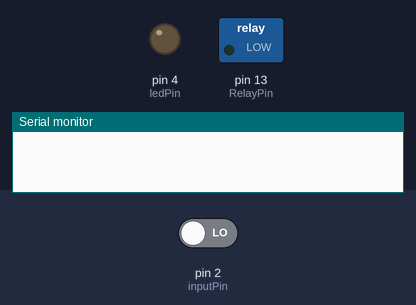
The sketch below on a simulated Arduino Uno, built with avr-gcc and run on an emulated ATmega328P. On the bench: switched loads named in the sketch (green lamp = pin HIGH), output pins drawn as LEDs (lit = HIGH), the last lines printed to the serial monitor. Inputs (shaded band) come from the test bench; at power-on: pin 2 (inputPin) LOW.

Above: at 1.2 s.
1.3 s: pin 2 (inputPin) driven HIGH
At 2.3 s:
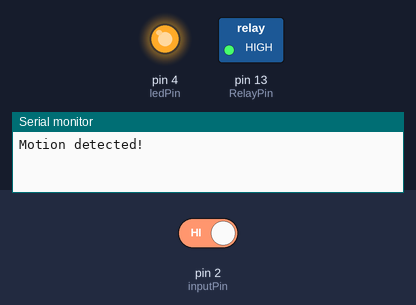
2.8 s: pin 2 (inputPin) driven LOW
At 3.4 s:
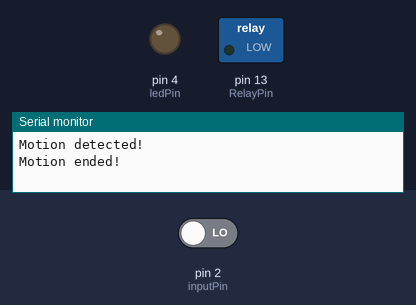
Timing chart, 0 to 5.8 s (numbered marks = the images above; inputs shaded):
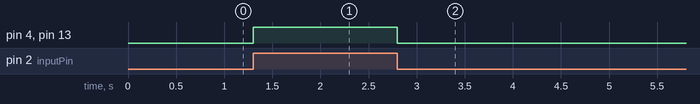

The sketch:

PIR_sensor_test.ino
```cpp
int RelayPin = 13;                // choose the pin for the LED
int ledPin = 4;
int inputPin = 2;               // choose the input pin (for PIR sensor)
int pirState = LOW;             // we start, assuming no motion detected
int val = 0;                    // variable for reading the pin status

void setup() {
  pinMode(ledPin, OUTPUT);      // declare LED as output
  pinMode(RelayPin, OUTPUT);
  pinMode(inputPin, INPUT);     // declare sensor as input

  Serial.begin(9600);
}

void loop(){
  val = digitalRead(inputPin);  // read input value
  if (val == HIGH) {            // check if the input is HIGH
    digitalWrite(ledPin, HIGH);  // turn LED ON
    digitalWrite(RelayPin, HIGH);
    if (pirState == LOW) {
      // we have just turned on
      Serial.println("Motion detected!");
      // We only want to print on the output change, not state
      pirState = HIGH;
    }
  } else {
    digitalWrite(ledPin, LOW); // turn LED OFF
    digitalWrite(RelayPin, LOW);
    if (pirState == HIGH){
      // we have just turned of
      Serial.println("Motion ended!");
      // We only want to print on the output change, not state
      pirState = LOW;
    }
  }
}
```

Measured:
- after the input at 1.3 s, pin 4 (ledPin), pin 13 (RelayPin): LOW → HIGH at once
- after the input at 2.8 s, pin 4 (ledPin), pin 13 (RelayPin): HIGH → LOW at once
